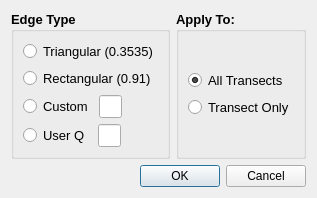
<?xml version="1.0" encoding="UTF-8"?>
<ui version="4.0">
 <class>edge_type</class>
 <widget class="QDialog" name="edge_type">
  <property name="geometry">
   <rect>
    <x>0</x>
    <y>0</y>
    <width>298</width>
    <height>193</height>
   </rect>
  </property>
  <property name="windowTitle">
   <string>Edge Type</string>
  </property>
  <layout class="QGridLayout" name="gridLayout_2">
   <item row="0" column="0">
    <layout class="QVBoxLayout" name="verticalLayout_3">
     <item>
      <layout class="QHBoxLayout" name="horizontalLayout" stretch="2,1">
       <item>
        <widget class="QGroupBox" name="gb_edge_type">
         <property name="font">
          <font>
           <pointsize>10</pointsize>
           <weight>75</weight>
           <bold>true</bold>
          </font>
         </property>
         <property name="title">
          <string>Edge Type</string>
         </property>
         <layout class="QGridLayout" name="gridLayout_3">
          <item row="0" column="0">
           <layout class="QVBoxLayout" name="verticalLayout_2">
            <item>
             <widget class="QRadioButton" name="rb_triangular">
              <property name="font">
               <font>
                <weight>50</weight>
                <bold>false</bold>
               </font>
              </property>
              <property name="text">
               <string>Triangular (0.3535)</string>
              </property>
             </widget>
            </item>
            <item>
             <widget class="QRadioButton" name="rb_rectangular">
              <property name="font">
               <font>
                <weight>50</weight>
                <bold>false</bold>
               </font>
              </property>
              <property name="text">
               <string>Rectangular (0.91)</string>
              </property>
             </widget>
            </item>
            <item>
             <layout class="QHBoxLayout" name="horizontalLayout_4" stretch="1,1,3">
              <item>
               <widget class="QRadioButton" name="rb_custom">
                <property name="font">
                 <font>
                  <weight>50</weight>
                  <bold>false</bold>
                 </font>
                </property>
                <property name="text">
                 <string>Custom</string>
                </property>
               </widget>
              </item>
              <item>
               <widget class="QLineEdit" name="ed_custom">
                <property name="font">
                 <font>
                  <weight>50</weight>
                  <bold>false</bold>
                 </font>
                </property>
               </widget>
              </item>
              <item>
               <spacer name="horizontalSpacer_3">
                <property name="orientation">
                 <enum>Qt::Horizontal</enum>
                </property>
                <property name="sizeHint" stdset="0">
                 <size>
                  <width>40</width>
                  <height>20</height>
                 </size>
                </property>
               </spacer>
              </item>
             </layout>
            </item>
            <item>
             <layout class="QHBoxLayout" name="horizontalLayout_2" stretch="1,1,3">
              <property name="spacing">
               <number>8</number>
              </property>
              <item>
               <widget class="QRadioButton" name="rb_user">
                <property name="font">
                 <font>
                  <weight>50</weight>
                  <bold>false</bold>
                 </font>
                </property>
                <property name="text">
                 <string>User Q</string>
                </property>
               </widget>
              </item>
              <item>
               <widget class="QLineEdit" name="ed_q_user">
                <property name="font">
                 <font>
                  <weight>50</weight>
                  <bold>false</bold>
                 </font>
                </property>
               </widget>
              </item>
              <item>
               <spacer name="horizontalSpacer">
                <property name="orientation">
                 <enum>Qt::Horizontal</enum>
                </property>
                <property name="sizeHint" stdset="0">
                 <size>
                  <width>40</width>
                  <height>20</height>
                 </size>
                </property>
               </spacer>
              </item>
             </layout>
            </item>
           </layout>
          </item>
         </layout>
        </widget>
       </item>
       <item>
        <widget class="QGroupBox" name="gb_apply_to">
         <property name="font">
          <font>
           <pointsize>10</pointsize>
           <weight>75</weight>
           <bold>true</bold>
          </font>
         </property>
         <property name="title">
          <string>Apply To:</string>
         </property>
         <layout class="QGridLayout" name="gridLayout">
          <item row="0" column="0">
           <layout class="QVBoxLayout" name="verticalLayout">
            <item>
             <widget class="QRadioButton" name="rb_all">
              <property name="font">
               <font>
                <pointsize>10</pointsize>
                <weight>50</weight>
                <bold>false</bold>
               </font>
              </property>
              <property name="text">
               <string>All Transects</string>
              </property>
              <property name="checked">
               <bool>true</bool>
              </property>
             </widget>
            </item>
            <item>
             <widget class="QRadioButton" name="rb_transect">
              <property name="font">
               <font>
                <pointsize>10</pointsize>
                <weight>50</weight>
                <bold>false</bold>
               </font>
              </property>
              <property name="text">
               <string>Transect Only</string>
              </property>
             </widget>
            </item>
           </layout>
          </item>
         </layout>
        </widget>
       </item>
      </layout>
     </item>
     <item>
      <widget class="QDialogButtonBox" name="buttonBox">
       <property name="orientation">
        <enum>Qt::Horizontal</enum>
       </property>
       <property name="standardButtons">
        <set>QDialogButtonBox::Cancel|QDialogButtonBox::Ok</set>
       </property>
      </widget>
     </item>
    </layout>
   </item>
  </layout>
 </widget>
 <resources/>
 <connections>
  <connection>
   <sender>buttonBox</sender>
   <signal>accepted()</signal>
   <receiver>edge_type</receiver>
   <slot>accept()</slot>
   <hints>
    <hint type="sourcelabel">
     <x>248</x>
     <y>254</y>
    </hint>
    <hint type="destinationlabel">
     <x>157</x>
     <y>274</y>
    </hint>
   </hints>
  </connection>
  <connection>
   <sender>buttonBox</sender>
   <signal>rejected()</signal>
   <receiver>edge_type</receiver>
   <slot>reject()</slot>
   <hints>
    <hint type="sourcelabel">
     <x>316</x>
     <y>260</y>
    </hint>
    <hint type="destinationlabel">
     <x>286</x>
     <y>274</y>
    </hint>
   </hints>
  </connection>
 </connections>
</ui>
